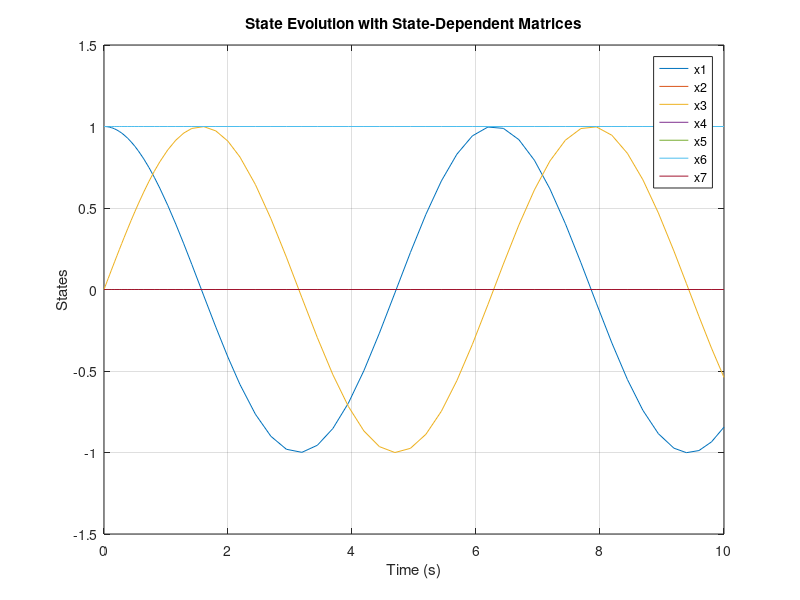
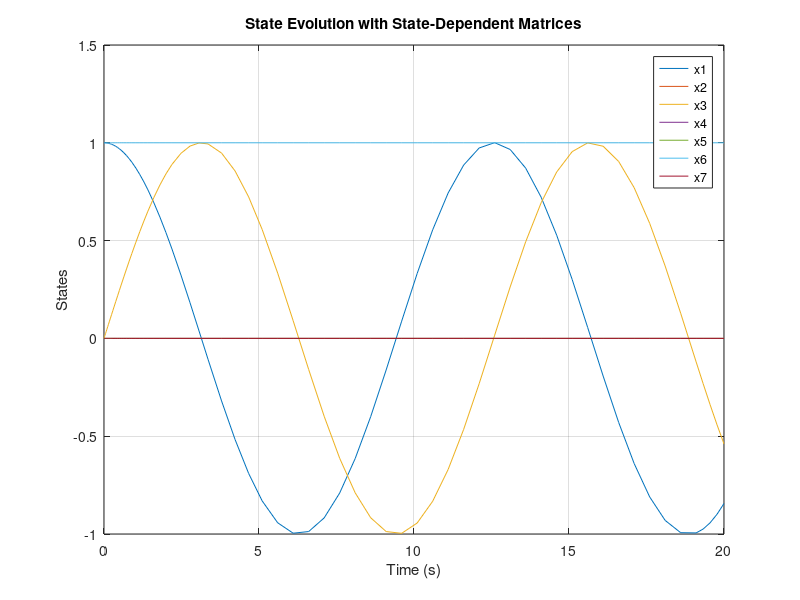
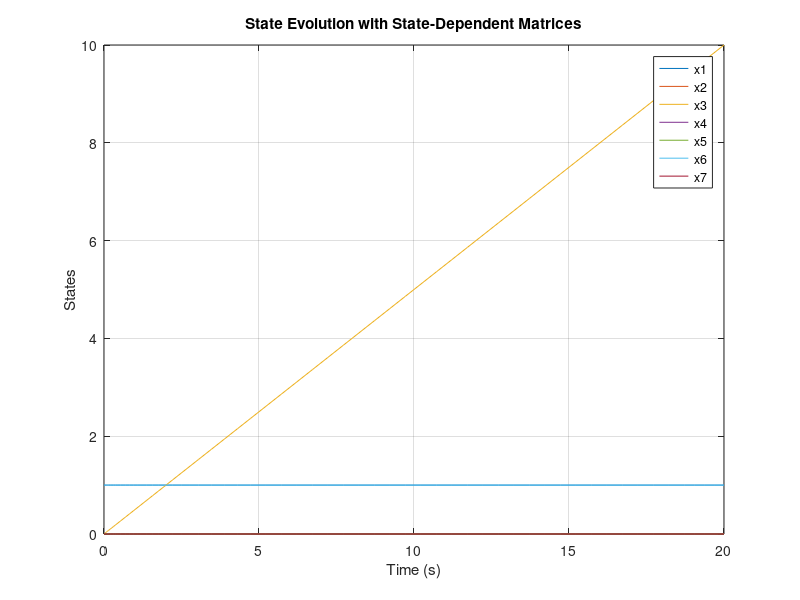

Source code (MATLAB) for these figures, in order:
%% DEFINE INITIAL CONDITIONS, INERTIA TENSOR
clear;
close;
clc;


% Body axes are initially aligned with inertial axes 
q0 = 1;  
q1 = 0;    
q2 = 0;   
q3 = 0;   

% Spin initially about y-axis 
omega_x = 0;   
omega_y = 1;   
omega_z = 0;   

% Define inertia tensor
Ixx = 0.13614614;
Iyy = 0.13608852;
Izz = 0.00636670;
Iyz = 0; %-0.00303665;
Izy = 0; %-0.00303665;

% Define inertia tensor inverse
axx = 1/Ixx; %7.3450484898066151563;
ayy = 1/Iyy; %7.4272042201116417278;
ayz = 0; %3.5424662219049141394;
azy = 0; %3.5424662219049141394;
azz = 1/Izz; %158.75684892530629015;

% Initial state vector
x0 = [q0; q1; q2; q3; omega_x; omega_y; omega_z];

% Control vector (no control)
u = @(t) [0; 0; 0];

%% IN HOUSE STATE SPACE MODEL

% Define state-dependant matrices A and B
A = @(x) [
 0  -0.5*x(5)  -0.5*x(6)  -0.5*x(7)  -0.5*x(2)  -0.5*x(3)  -0.5*x(4);
 0.5*x(5)  0  0.5*x(7)  -0.5*x(6)  0.5*x(1)  -0.5*x(4)  0.5*x(3); 
 0.5*x(6)  -0.5*x(7)  0  0.5*x(5)  0.5*x(4)  0.5*x(1)  -0.5*x(2);
 0.5*x(7)  0.5*x(6)  -0.5*x(5)  0  -0.5*x(3)  0.5*x(2)  0.5*x(1);
 0  0  0  0  0  axx*(Iyy*x(7) - 2*Izy*x(6) - Izz*x(7))  axx*(Iyy*x(6) + 2*Iyz*x(7) - Izz*x(6));
 0  0  0  0  ayy*(-Ixx*x(7) + Izy*x(6) + Izz*x(7)) + ayz*(Ixx*x(6) - Iyy*x(6) - Iyz*x(7))  ayy*Izy*x(5) + ayz*x(5)*(Ixx - Iyy)  ayy*x(5)*(Izz - Ixx) - ayz*Iyz*x(5);
 0  0  0  0  azy*(-Ixx*x(7) + Izy*x(6) + Izz*x(7)) + azz*(Ixx*x(6) - Iyy*x(6) - Iyz*x(7))  azy*Izy*x(5) + azz*x(5)*(Ixx - Iyy)  azy*x(5)*(Izz - Ixx) - azz*Iyz*x(5)
 ];

B = [0 0 0;
     0 0 0;
     0 0 0;
     0 0 0; 
     axx 0 0;
     0 ayy ayz;
     0 azy azz];

%stateSpaceModel = @(t,x) A(x)*x + B*u(t);


%Function to renormalize the quaternion
normalize = @(x) [x(1:4) / norm(x(1:4)); x(5:7)];

stateSpaceModel = @(t,x) A(normalize(x))*normalize(x) + B*u(t);


% Set time span for simulation
tspan = [0 10];

% Solve the state-space model using ode45
[t, x] = ode45(stateSpaceModel, tspan, x0);

% Plot the results
figure;
plot(t, x);
xlabel('Time (s)');
ylabel('States');
legend('x1', 'x2', 'x3', 'x4', 'x5', 'x6', 'x7');
title('State Evolution with State-Dependent Matrices');
grid on;


rows = size(x,1);
for i=1:rows
    Ex = (1/2)*Ixx*(x(i,5)^2);
    Ey = (1/2)*Iyy*(x(i,6)^2);
    Ez = (1/2)*Izz*(x(i,7)^2);
    Etotal(i) = Ex + Ey + Ez;
end

transpose(Etotal)


%% STATE SPACE MODEL FROM YAGUANG - Kyle

A = @(x) 0.5*[
    0     -x(5)  -x(6)  -x(7)  0  0  0;
    x(5)  0      x(7)   -x(6)  0  0  0;
    x(6)  -x(7)  0      x(5)   0  0  0;
    x(7)  x(6)   -x(5)  0      0  0  0;
    0     0      0      0      0  0  0;
    0     0      0      0      0  0  0;
    0     0      0      0      0  0  0;
    ];

B = [
    0  0  0;
    0  0  0;
    0  0  0;
    0  0  0;
    axx  0  0;
    0  ayy  ayz;
    0  azy  azz
    ];

% Function to renormalize the quaternion
normalize = @(x) [x(1:4) / norm(x(1:4)); x(5:7)];

stateSpaceModel = @(t,x) A(normalize(x))*normalize(x) + B*u(t);

% Set time span for simulation
tspan = [0 20];

% Solve the state-space model using ode45
[t, x] = ode45(stateSpaceModel, tspan, x0);

% Plot the results
figure;
plot(t, x);
xlabel('Time (s)');
ylabel('States');
legend('x1', 'x2', 'x3', 'x4', 'x5', 'x6', 'x7');
title('State Evolution with State-Dependent Matrices');
grid on;

%% STATE SPACE MODEL FROM YAGUANG - Arif

A = @(x) 0.5*[
    0  0  0  0  0  0  0;
    0  0  0  0  1  0  0;
    0  0  0  0  0  1  0;
    0  0  0  0  0  0  1;
    0  0  0  0  0  0  0;
    0  0  0  0  0  0  0;
    0  0  0  0  0  0  0;
    ];

B = [
    0  0  0;
    0  0  0;
    0  0  0;
    0  0  0;
    axx  0  0;
    0  ayy  ayz;
    0  azy  azz
    ];

% Function to renormalize the quaternion
normalize = @(x) [x(1:4) / norm(x(1:4)); x(5:7)];

stateSpaceModel = @(t,x) A(normalize(x))*normalize(x) + B*u(t);

% Set time span for simulation
tspan = [0 20];

% Solve the state-space model using ode45
[t, x] = ode45(stateSpaceModel, tspan, x0);

% Plot the results
figure;
plot(t, x);
xlabel('Time (s)');
ylabel('States');
legend('x1', 'x2', 'x3', 'x4', 'x5', 'x6', 'x7');
title('State Evolution with State-Dependent Matrices');
grid on;


%%
disp(x);

